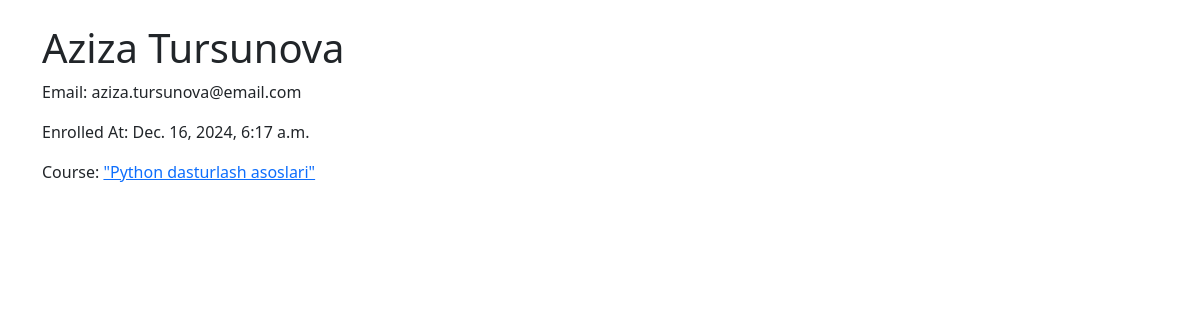
The page /student/2/ on the database its author committed.
### courses/models.py (models this page shows, shortened)
class Student(models.Model):
    name = models.CharField(max_length=255)
    email = models.EmailField(unique=True)
    enrolled_at = models.DateTimeField(auto_now_add=True)
    course = models.ForeignKey(Course, on_delete=models.CASCADE, related_name='students')

class Course(models.Model):
    title = models.CharField(max_length=255)
    description = models.TextField()
    created_at = models.DateTimeField(auto_now_add=True)
    updated_at = models.DateTimeField(auto_now=True)

### courses/views.py (the view)
# urls.py: path('student/<int:student_id>/', views.student_detail, name='student_detail'),
def student_detail(request, student_id):
    student = get_object_or_404(Student, id=student_id)
    return render(request, 'student_detail.html', {'student': student})

### courses/templates/student_detail.html (shortened to what this page needs)
{% extends 'base.html' %}
{% block content %}
<h1>{{ student.name }}</h1>
<p>Email: {{ student.email }}</p>
<p>Enrolled At: {{ student.enrolled_at }}</p>
<p>Course: <a href="{% url 'course_students' student.course.id %}">{{ student.course.title }}</a></p>
{% endblock %}

### rows shown on the page
Student: name "Aziza Tursunova", email "aziza.tursunova@email.com", enrolled_at "Dec. 16, 2024, 6:17 a.m.", course "\"Python dasturlash asoslari\""
